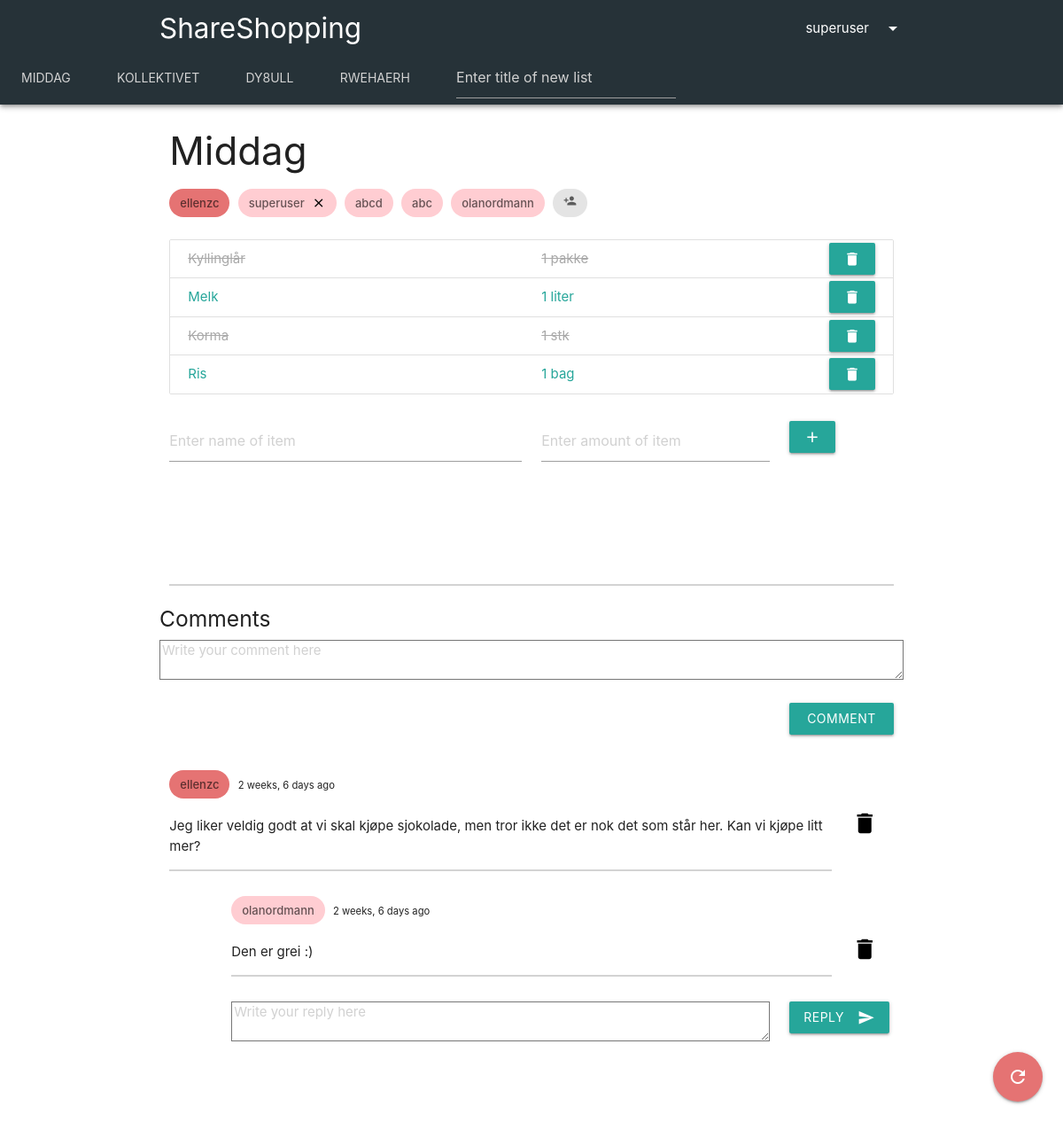
Screenshot of /main/shopping-lists/3 (signed in) with the database file from the repository.
### shopping_list/models.py (models this page shows, shortened)
class ShoppingList(models.Model):
    title = models.CharField(max_length=25)
    owner = models.ForeignKey(User, on_delete=models.CASCADE, default=1, related_name='owner')
    participants = models.ManyToManyField(User, related_name='participants')
    admins = models.ManyToManyField(User, related_name='admins')
    @staticmethod
    def get_user_shopping_lists(user):
        owned_shopping_lists = ShoppingList.objects.filter(owner=user)
        other_shopping_lists = ShoppingList.objects.filter(participants=user)
        other2_shopping_lists = ShoppingList.objects.filter(admins=user)
        my_shopping_lists = other_shopping_lists | owned_shopping_lists | other2_shopping_lists
        return my_shopping_lists.distinct().order_by('id')
    def user_is_member(self, user):
        return user == self.owner or user in self.participants.all() or user in self.admins.all()

class Item(models.Model):
    name = models.CharField(max_length=80)
    amount = models.CharField(max_length=20)
    bought = models.BooleanField(default=False)
    shopping_list = models.ForeignKey(ShoppingList, on_delete=models.CASCADE, default=default_shopping_list_ID)
    creator = models.ForeignKey(User, on_delete=models.SET_NULL, default=1, null=True)

class Comment(models.Model):
    author = models.ForeignKey(User, on_delete=models.CASCADE)
    date = models.DateTimeField(auto_now_add=True)
    content = models.CharField(max_length=150)
    shopping_list = models.ForeignKey(ShoppingList, on_delete=models.CASCADE)
    def replies(self):
        return Reply.objects.filter(parent_comment=self)

class Reply(models.Model):
    author = models.ForeignKey(User, on_delete=models.CASCADE)
    date = models.DateTimeField(auto_now_add=True)
    content = models.CharField(max_length=150)
    parent_comment = models.ForeignKey(Comment, on_delete=models.CASCADE, default=1)

### shopping_list/views.py (the view)
# urls.py: path('shopping-lists/<shopping_list_id>', views.shopping_list_details, name='detail'),
@login_required(login_url='')
def shopping_list_details(request, shopping_list_id):
    error_message = 'Could not view the shopping list.'
    user = request.user
    try:
        shopping_list = ShoppingList.objects.get(pk=shopping_list_id)
    except ShoppingList.DoesNotExist:
        messages.error(request, 'The shopping list has either been deleted or you might not have permission to view it. ' + error_message)
        return redirect('index')
    if not shopping_list.user_is_member(request.user):
        messages.error(request, 'You are not a member of the shopping list. ' + error_message)
        return redirect('index')
    my_shopping_lists = ShoppingList.get_user_shopping_lists(user)
    shopping_list_form = ShoppingListForm()
    item_list = Item.objects.filter(shopping_list=shopping_list_id)
    comments = Comment.objects.filter(shopping_list=shopping_list).order_by("date")
    comment_form = CommentForm()
    reply_form = ReplyForm()
    context = {
        'shopping_list': shopping_list,             # ShoppingList which is being inspected by user
        'shopping_list_form': shopping_list_form,
        'item_list': item_list,                     # List of Item objects in the inspected ShoppingList
        'item_form': ItemForm(),
        'comments': comments,
        'share_form': ShareForm(),
        'my_shopping_lists': my_shopping_lists,
        'comment_form': comment_form,
        'reply_form': reply_form
    }
    return render(request, 'shopping_list/shopping_list.html', context)

### shopping_list/forms.py
class ShoppingListForm(forms.Form):
    title = forms.CharField(
        max_length=13,
        widget=forms.TextInput(
            attrs={
                'color': 'red',
                'placeholder': 'Enter title of new list'
            }
        )
    )

class ItemForm(forms.Form):
    name = forms.CharField(
        max_length=30,
        widget=forms.TextInput(
            attrs={
                'placeholder': 'Enter name of item',
            }
        )
    )
    amount = forms.CharField(
        max_length=15,
        widget=forms.TextInput(
            attrs={
                'placeholder': 'Enter amount of item',
            }
        )
    )

### shopping_list/templates/shopping_list/shopping_list.html (shortened to what this page needs)
{% extends 'shopping_list/index.html' %}
{% block content %}
<div class="container">
    <div class="row">
        <div class="col s12">
            <div class="row">
                <div class="col s9">
                    <h3>{{ shopping_list.title }}</h3>
                    <div class="chip red lighten-2">
                        {{ shopping_list.owner }}
                    </div>
                    {% for admin in shopping_list.admins.all %}
                        <div class="chip red lighten-4">
                            {{ admin }}
                            {% if user == shopping_list.owner or user == admin %}
                                <a href="{% url 'remove-user-from-shopping-list' shopping_list.id admin.username %}" style="color:black"><i class="close material-icons">close</i></a>
                            {% endif %}
                        </div>
                    {% endfor %}
                    <a href="#"><div class="chip"><i class="tiny material-icons toggle-visibility">person_add</i></div></a>
                </div>
                <div class="col s3"><br><br><br>
                </div>
            </div>
            <div class="collection">
                {% for item in item_list %}
                        {% if item.bought %}
                            <a href="{% url 'not-bought' item.id shopping_list.id %}" class="collection-item row">
                                <div class="col s6 item-bought">{{ item.name }}</div>
                                <div class="col s3 item-bought">{{ item.amount }}</div>
                                {% if shopping_list.owner == user or item.creator == user or user in shopping_list.admins.all %}
                                    <form action="{% url 'delete-item' item.id shopping_list.id %}" method='POST' class="col s1 offset-s2 button-fix">
                                    <button type="submit" class="waves-effect waves-light btn secondary-content">
                                        <i class="material-icons">delete</i>
                                    </button>
                                    </form>
                                {% endif %}
                            </a>
                        {% else %}
                            <a href="{% url 'bought' item.id shopping_list.id %}" class="collection-item row">
                                <div class="col s6">{{ item.name }} </div>
                                <div class="col s3">{{ item.amount }}</div>
                                {% if shopping_list.owner == user or item.creator == user or user in shopping_list.admins.all %}
                                <form action="{% url 'delete-item' item.id shopping_list.id %}" method='POST' class="col s1 offset-s2 button-fix">
                                    <button type="submit" class="waves-effect waves-light btn secondary-content">
                                        <i class="material-icons">delete</i>
                                    </button>
                                </form>
                                {% endif %}
                            </a>
                        {% endif %}
                {% endfor %}
                </div>
            <div class="row">
                <form action="{% url 'add' shopping_list.id %}" method='POST' class="col s12">
                    <div class="row">
                        <div class="input-field col s6">{{ item_form.name }}</div>
                        <div class="input-field col s4">{{ item_form.amount }}</div>
                        <div class="input-field col s2">
                            <button type="submit" class="waves-effect waves-light btn">
                                <i class="material-icons">add</i>
                            </button>
                        </div>
                    </div>
                </form>
            </div>
            <div class="fixed-action-btn">
                  <a class="btn-floating btn-large red lighten-2" href="">
                    <i class="large material-icons">refresh</i>
                  </a>
            </div>
            <br><br><br><hr color="lightgrey">
        </div>
        <div class="row">
            <form action="{% url 'add-comment' shopping_list.id %}" method="POST" style="width:100%;">
                <div class="col s12">
                    <div class="row">
                        <h5>Comments</h5>
                        {{comment_form.content}}
                    </div>
                    <div class="row">
                        <div class="col s10"></div>
                        <div class="col s2">
                            <button class="btn waves-effect waves-light" type="submit" name="action">Comment
                            </button>
                        </div>
                    </div>
                </div>
            </form>
        </div>
        {% for comment in comments %}
            <div class="row">
                <div class="col s11">
                    {% if comment.author == shopping_list.owner %}
                        <div class="chip red lighten-2">{{comment.author}}</div>
                        <small>  {{comment.date|timesince}} ago</small>
                    {% elif comment.author in shopping_list.admins.all %}
                        <div class="chip red lighten-4">{{comment.author}}</div>
                        <small>  {{comment.date|timesince}} ago</small>
                    {% else %}
                        <div class="chip">{{comment.author}}</div>
                        <small>  {{comment.date|timesince}} ago</small>
                    {% endif %}
                    <p>
                        {{ comment.content }}
                    </p>
                    <hr color="lightgray">
                </div>
                {% if comment.author == user or user == shopping_list.owner or user in shopping_list.admins.all %}
                    <div class="col s1">
                        <br><br><a href="{% url 'delete-comment' shopping_list.id comment.id %}" style="color:black;"><i class="small material-icons">delete</i></a>
                    </div>
                {% endif %}
            </div>
            {% for reply in comment.replies %}
                <div class="row">
                    <div class="col s1"></div>
                    <div class="col s10">
                        {% if reply.author == shopping_list.owner %}
                            <div class="chip red lighten-2">{{reply.author}}</div>
                            <small>  {{reply.date|timesince}} ago</small>
                        {% elif reply.author in shopping_list.admins.all %}
                            <div class="chip red lighten-4">{{reply.author}}</div>
                            <small>  {{reply.date|timesince}} ago</small>
                        {% else %}
                            <div class="chip">{{reply.author}}</div>
                            <small>  {{reply.date|timesince}} ago</small>
                        {% endif %}
                        <p>
                            {{ reply.content }}
                        </p>
                        <hr color="lightgray">
                    </div>
                    {% if reply.author == user or user == shopping_list.owner or user in shopping_list.admins.all %}
                    <div class="col s1">
                            <br><br><a href="{% url 'delete-reply' shopping_list.id reply.id %}" style="color:black;"><i class="small material-icons">delete</i></a>
                        </div>
                    {% endif %}
                </div>
            {% endfor %}
            {% if comments %}
                <div class="row">
                    <form action="{% url 'reply' shopping_list.id comment.id %}" method="post" style="width:100%;">
                        <div class="col s1"></div>
                        <div class="col s9">
                            {{reply_form.content}}
                        </div>
                        <div class="col s2">
                            <button class="btn waves-effect waves-light" type="submit" name="action">Reply
                                <i class="material-icons right">send</i>
                            </button>
                        </div>
                    </form>
                </div><br><br>
            {% endif %}
        {% endfor %}
</div>
{% endblock %}

### shopping_list/templates/shopping_list/index.html (shortened to what this page needs)
<!DOCTYPE html>
<html lang="en">
<head>
    {% load static %}
    <link rel="stylesheet" href="https://cdnjs.cloudflare.com/ajax/libs/materialize/1.0.0/css/materialize.min.css">
    <link rel="stylesheet" href="https://unpkg.com/simplebar@latest/dist/simplebar.css" />
</head>
<body>
<div class="z-depth-2">
<nav class="nav-extended blue-grey darken-4">
    <div class="nav-wrapper">
        <div class="container">
            <a href="#" class="brand-logo">ShareShopping</a>
                <a class="right hide-on-small-only dropdown-trigger" href="#" data-target="dropdown1">{{ user.username }}<i class="material-icons right">arrow_drop_down</i></a>
        </div>
    </div>
</nav>
    <div class="col s12 blue-grey darken-4 hide-on-med-and-down" style="height:54px;">
        <ul data-simplebar class="tabs blue-grey darken-4">
            {% for shopping_list in my_shopping_lists %}
            <li class="tab"><a href="{% url 'detail' shopping_list.id %}" style="color: lightgrey;">{{ shopping_list.title }}</a></li>
            {% endfor %}
            <li class="tab">
                <a>
                <form action="{% url 'create-list' %}" method='POST' style="margin-top: -15px; margin-bottom: -15px; overflow-x: hidden;">
                    <div class="row">
                        <div class="input-field col s12">{{ shopping_list_form.title }}</div>
                    </div>
                </form>
                </a>
            </li>
        </ul>
    </div>
</div>
{% block content %}
{% endblock %}
</body>
</html>

### shopping_list/templates/shopping_list/index.html (style rules this page uses)
a { color: black; text-decoration: none; }
.item-bought { text-decoration: line-through; -webkit-text-fill-color: darkgray; color: darkgrey; }
.button-fix { float: right; margin-top: -7px; margin-bottom: -7px; }
#id_title { color: lightgrey; }

### rows the page displays
ShoppingList: title "MIDDAG", title "Middag", owner "ellenzc"
ShoppingList: title "KOLLEKTIVET"
ShoppingList: title "DY8ULL"
ShoppingList: title "RWEHAERH"
Item: name "Kyllinglår", amount "1 pakke"
Item: name "Melk", amount "1 liter"
Item: name "Korma", amount "1 stk"
Item: name "Ris", amount "1 bag"
Comment: author "ellenzc", date "2 weeks, 6 days", content "Jeg liker veldig godt at vi skal kjøpe sjokolade, men tror ikke det er nok det som står her. Kan vi kjøpe litt mer?"
Reply: author "olanordmann", date "2 weeks, 6 days", content "Den er grei :)"

### other values shown
{{ user.username }} "superuser"
{{ admin }} "superuser"
{{ admin }} "abcd"
{{ admin }} "abc"
{{ admin }} "olanordmann"
